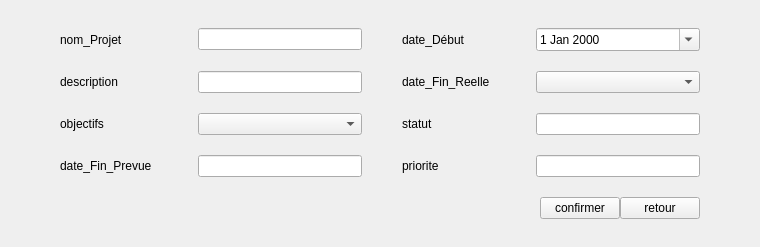
            <widget class="QWidget" name="page_proj_edit">
             <layout class="QGridLayout" name="gridLayoutProjEdit">
              <property name="leftMargin">
               <number>60</number>
              </property>
              <property name="topMargin">
               <number>28</number>
              </property>
              <property name="rightMargin">
               <number>60</number>
              </property>
              <property name="bottomMargin">
               <number>28</number>
              </property>
              <property name="horizontalSpacing">
               <number>40</number>
              </property>
              <property name="verticalSpacing">
               <number>20</number>
              </property>
              <item row="2" column="2">
               <widget class="QLabel" name="lblInventeursEdit">
                <property name="text">
                 <string>statut  </string>
                </property>
               </widget>
              </item>
              <item row="0" column="1">
               <widget class="QLineEdit" name="lineTitreEdit"/>
              </item>
              <item row="2" column="0">
               <widget class="QLabel" name="lblTypeBrevetEdit">
                <property name="text">
                 <string>objectifs  </string>
                </property>
               </widget>
              </item>
              <item row="3" column="3">
               <widget class="QLineEdit" name="lineResumeEdit"/>
              </item>
              <item row="1" column="0">
               <widget class="QLabel" name="lblDomaineEdit">
                <property name="text">
                 <string>description  </string>
                </property>
               </widget>
              </item>
              <item row="2" column="1">
               <widget class="QComboBox" name="comboTypeBrevetEdit"/>
              </item>
              <item row="3" column="2">
               <widget class="QLabel" name="lblResumeEdit">
                <property name="text">
                 <string>priorite </string>
                </property>
               </widget>
              </item>
              <item row="1" column="3">
               <widget class="QComboBox" name="comboStatusBrevetEdit"/>
              </item>
              <item row="0" column="3">
               <widget class="QDateEdit" name="dateDepotEdit">
                <property name="calendarPopup">
                 <bool>true</bool>
                </property>
                <property name="date">
                 <date>
                  <year>2000</year>
                  <month>1</month>
                  <day>1</day>
                 </date>
                </property>
               </widget>
              </item>
              <item row="5" column="0" colspan="4">
               <layout class="QHBoxLayout" name="hLayoutEditButtons">
                <item>
                 <spacer name="spacerEditButtons">
                  <property name="orientation">
                   <enum>Qt::Orientation::Horizontal</enum>
                  </property>
                  <property name="sizeHint" stdset="0">
                   <size>
                    <width>480</width>
                    <height>20</height>
                   </size>
                  </property>
                 </spacer>
                </item>
                <item>
                 <widget class="QPushButton" name="btnConfirmEditProj">
                  <property name="text">
                   <string>confirmer</string>
                  </property>
                 </widget>
                </item>
                <item>
                 <widget class="QPushButton" name="btnRetourEditProj">
                  <property name="text">
                   <string>retour</string>
                  </property>
                 </widget>
                </item>
               </layout>
              </item>
              <item row="2" column="3">
               <widget class="QLineEdit" name="lineInventeursEdit"/>
              </item>
              <item row="3" column="1">
               <widget class="QLineEdit" name="lineNumeroBrevetEdit"/>
              </item>
              <item row="0" column="2">
               <widget class="QLabel" name="lblDateDepotEdit">
                <property name="text">
                 <string>date_Début    </string>
                </property>
               </widget>
              </item>
              <item row="0" column="0">
               <widget class="QLabel" name="lblTitreEdit">
                <property name="text">
                 <string>nom_Projet </string>
                </property>
               </widget>
              </item>
              <item row="1" column="2">
               <widget class="QLabel" name="lblStatusBrevetEdit">
                <property name="text">
                 <string>date_Fin_Reelle  </string>
                </property>
               </widget>
              </item>
              <item row="1" column="1">
               <widget class="QLineEdit" name="lineDomaineEdit"/>
              </item>
              <item row="3" column="0">
               <widget class="QLabel" name="lblNumeroBrevetEdit">
                <property name="text">
                 <string>date_Fin_Prevue  </string>
                </property>
               </widget>
              </item>
             </layout>
            </widget>
